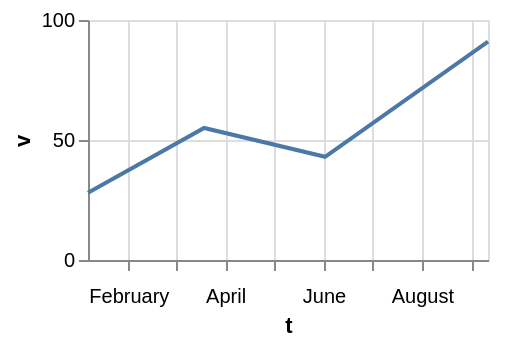

Write a Vega-Lite specification for this figure.
### Vega-Lite specification from a JSON file in a GitHub repository (floating-point values rounded to 4 significant figures)
{"$schema": "https://vega.github.io/schema/vega-lite/v6.json", "width": 200, "height": 120, "data": {"values": [{"c": "alpha", "v": 28, "w": 3, "t": "2024-01-07"}, {"c": "beta", "v": 55, "w": 7, "t": "2024-03-19"}, {"c": "gamma", "v": 43, "w": 5, "t": "2024-06-02"}, {"c": "delta", "v": 91, "w": 9, "t": "2024-09-11"}]}, "mark": "line", "encoding": {"x": {"field": "t", "type": "temporal", "axis": {"labelPadding": 8}}, "y": {"field": "v", "type": "quantitative"}}}
